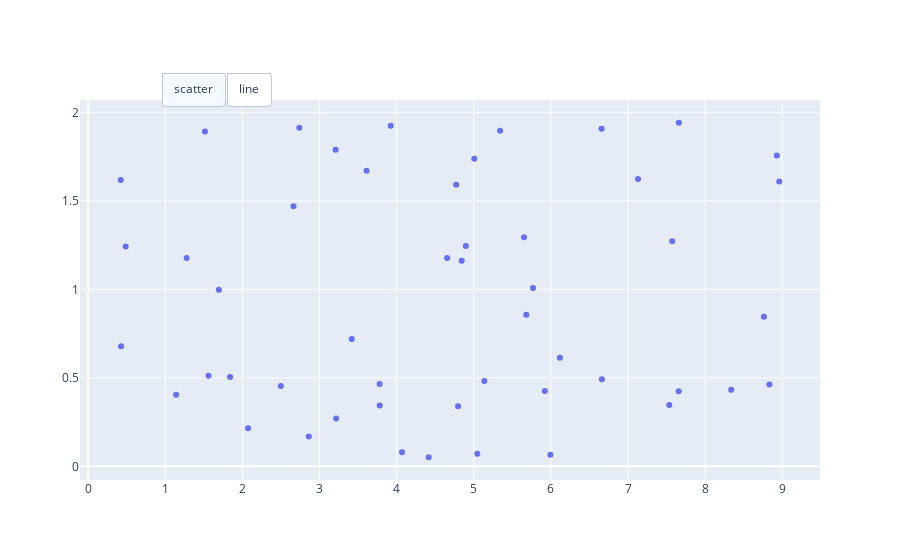

Here is the notebook cell this chart was saved with:
### Code cell
# E.g. 4 - Plotly Button
x = np.random.rand(50) * np.random.randint(-10, 10)
y = np.random.rand(50) * np.random.randint(-10, 10)

fig = go.Figure()

# Add surface trace
fig.add_trace(go.Scatter(x=x, y=y, mode='markers'))

# Add dropdown
fig.update_layout(
    updatemenus=[
        dict(type="buttons",
                direction="left",
                buttons=[
                    dict(
                        label="scatter",  # just the name of the button
                        method="update",  # This is the method of update (check https://plotly.com/python/custom-buttons/)
                        args=[{"mode": "markers"}],  # This is the value being updated in the visualization
                    ), dict(
                        label="line",  # just the name of the button
                        method="update",  # This is the method of update (check https://plotly.com/python/custom-buttons/)
                        args=[{"mode": "line"}],  # This is the value being updated in the visualization
                    )
                ],
                pad={"r": 10, "t": 10}, showactive=True, x=0.11, xanchor="left", y=1.1, yanchor="top"  # Layout-related values
                ),
    ]
)

fig.show()

### Figure 1 — Plotly figure (JSON) as saved in the notebook; plotly's stock layout.template omitted (floating-point values rounded to 4 significant figures)
{"data": [{"mode": "markers", "type": "scatter", "x": [5.769, 5.046, 8.93, 3.78, 0.421, 3.215, 7.658, 7.535, 3.778, 1.275, 1.139, 4.897, 7.13, 6.117, 8.339, 4.415, 4.654, 2.86, 5.007, 5.137, 5.341, 5.681, 7.574, 3.208, 0.4847, 5.921, 8.834, 4.843, 4.068, 5.651, 2.661, 2.073, 8.763, 1.513, 8.962, 4.771, 6.661, 0.4254, 2.737, 6.657, 2.498, 4.796, 1.693, 1.839, 3.923, 3.417, 5.994, 7.659, 1.559, 3.609], "y": [1.008, 0.0708, 1.756, 0.3437, 1.618, 0.2705, 0.4245, 0.3474, 0.465, 1.177, 0.404, 1.245, 1.624, 0.6134, 0.4334, 0.0515, 1.177, 0.1683, 1.738, 0.482, 1.896, 0.8565, 1.272, 1.789, 1.242, 0.4264, 0.4628, 1.162, 0.0801, 1.294, 1.469, 0.215, 0.845, 1.892, 1.61, 1.591, 0.4925, 0.6787, 1.913, 1.908, 0.4542, 0.3401, 0.9977, 0.5045, 1.925, 0.7198, 0.06581, 1.941, 0.5121, 1.67]}], "layout": {"updatemenus": [{"buttons": [{"args": [{"mode": "markers"}], "label": "scatter", "method": "update"}, {"args": [{"mode": "line"}], "label": "line", "method": "update"}], "direction": "left", "pad": {"r": 10, "t": 10}, "showactive": true, "type": "buttons", "x": 0.11, "xanchor": "left", "y": 1.1, "yanchor": "top"}]}}
